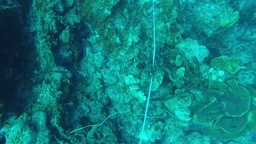
#> input picture img/BUL_T1A_0028.jpg, 256 x 144 px, shrunk from 1920 x 1080 before the run; its folder holds only this picture in this run
$ python main.py --input 0
#> lines starting #> are read from the running program, lines starting #| are printed output that depends on the picture
### util.py
#!/usr/bin/env python3
# -*- coding: utf-8 -*-
"""
Created on Sat Nov 11 12:30:20 2017

@author: alessandra
"""
import os
import glob

SRC_DIR = 'img'
DEST_DIR = 'result'

def get_filenames():
    file_dir = os.path.dirname(os.path.realpath(__file__))
    src_path = os.path.join(file_dir, SRC_DIR)
    img_files = glob.glob(src_path + '/*.jpg')
    filenames = []
    for file in img_files:
        drive, tail = os.path.split(file)
        filenames.append((os.path.join(SRC_DIR, tail),os.path.join(DEST_DIR, tail)))
#> in generate_results, I is the input picture: shape (144, 256, 3); mean B, G, R 123.2, 123.3, 13.5
    return filenames

### BGDehaze.py
#!/usr/bin/env python3
# -*- coding: utf-8 -*-
"""
Created on Thu Nov  9 07:56:52 2017

@author: alessandra
"""

import numpy as np
import math
from guidedfilter import guided_filter
import cv2

def Background_light(normI,w=15):
#> called with w = 15
    M, N, C = normI.shape #M are the rows, N are the columns, C is the bgr channel
#> M = 144; N = 256; C = 3
    padwidth = math.floor(w/2)
    padded = np.pad(normI, ((padwidth, padwidth), (padwidth, padwidth),(0,0)), 'constant')
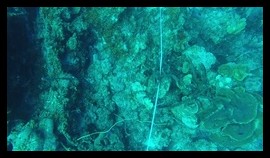
#> padded: shape (158, 270, 3) float64; mean B, G, R 0.417, 0.418, 0.0457
    D = np.zeros((M,N,2))
    for y, x in np.ndindex(M, N):
        D[y,x,0] = np.amax(padded[y : y+w , x : x+w , 2]) - np.amax(padded[y : y+w , x : x+w , 0])
        D[y,x,1] = np.amax(padded[y : y+w , x : x+w , 2]) - np.amax(padded[y : y+w , x : x+w , 1])
    flatD = D.reshape(M*N,2)
#> flatD = 36864 pairs, first value -0.804 to -0.141, second value -0.831 to -0.0745
    flatI = normI.reshape(M*N,3)
    searchidx = flatD.argsort(axis=0)[:1]
#> searchidx = [[35732, 35732]]
    searchidx = searchidx.ravel()
#> searchidx = [35732, 35732]
#> in dehazed_BG, `B = Background_light(normI,w)`: B = [0.729, 0.749, 0]
    return np.average(flatI.take(searchidx, axis=0), axis = 0)

def transmission_map(normI,w=15):
#> called with w = 15
    M, N, C = normI.shape #M are the rows, N are the columns, C is the bgr channel
#> M = 144; N = 256; C = 3
    B = Background_light(normI,w)
#> B = [0.729, 0.749, 0]
    padwidth = math.floor(w/2)
    padded = np.pad(normI/B, ((padwidth, padwidth), (padwidth, padwidth),(0,0)), 'constant')
#> padded: shape (158, 270, 3) float64; 28.8% of the values are NaN or infinite; the others: min 0, max 1.34, mean 0.529
    transmission = np.zeros((M,N,2))
    for y, x in np.ndindex(M, N):
        transmission[y,x,0] = 1 - np.min(padded[y : y+w , x : x+w , 0])
        transmission[y,x,1] = 1 - np.min(padded[y : y+w , x : x+w , 1])
    return transmission

def refined_t(normI,w=15):
    tmin=0.2
    r=40
    eps=1e-3
    t = transmission_map(normI,w)
    refinedt_blue = np.maximum(t[:,:,0], tmin)
    refinedt_green = np.maximum(t[:,:,1], tmin)
    refinedt_blue = guided_filter(normI, refinedt_blue, r, eps)
    refinedt_green = guided_filter(normI, refinedt_green, r, eps)
    return refinedt_blue, refinedt_green

def dehazed_BG(normI,w=15):
    B = Background_light(normI,w)
    refinedt_blue,refinedt_green = refined_t(normI)
    J_blue = (normI[:,:,0] - B[0])/refinedt_blue + B[0]
    normJ_blue = (J_blue - J_blue.min()) / (J_blue.max() - J_blue.min())
    J_green = (normI[:,:,1] - B[1])/refinedt_green + B[1]
    normJ_green = (J_green - J_green.min()) / (J_green.max() - J_green.min())
    return normJ_blue, normJ_green

def RC_correction(normI,w=15):
    normJ_blue,normJ_green = dehazed_BG(normI,w)
    avgRr = 1.5 - np.average(normJ_blue.ravel()) - np.average(normJ_green.ravel())
    compCoeff = avgRr/np.average(normI[:,:,2].ravel())
    Rrec = normI[:,:,2]*compCoeff
    normRrec = (Rrec - Rrec.min()) / (Rrec.max() - Rrec.min())
    restored = np.zeros(np.shape(normI))
    restored[:,:,0] = normJ_blue;
    restored[:,:,1] = normJ_green;
    restored[:,:,2] = normRrec;
    return restored

def adaptiveExp_map(normI,w=15):
    r=40
    eps=1e-3
    restored = RC_correction(normI,w)
    R = (restored*255).astype(np.uint8)
    I = (normI*255).astype(np.uint8)
    YjCrCb = cv2.cvtColor(R, cv2.COLOR_BGR2YCrCb)
    YiCrCb = cv2.cvtColor(I, cv2.COLOR_BGR2YCrCb)
    normYjCrCb = (YjCrCb - YjCrCb.min())/(YjCrCb.max() - YjCrCb.min())
    normYiCrCb = (YiCrCb - YiCrCb.min())/(YiCrCb.max() - YiCrCb.min())
    Yi = normYiCrCb[:,:,0]
    Yj = normYjCrCb[:,:,0]
    S = (Yj*Yi + 0.3*Yi**2)/(Yj**2 + 0.3*Yi**2)
    refinedS = guided_filter(normYiCrCb, S, r, eps)
    M,N = S.shape
    rs = np.zeros((M,N,3))
    rs[:,:,0] = rs[:,:,1] = rs[:,:,2] = refinedS
    OutputExp = restored*rs
    return (OutputExp - OutputExp.min())/(OutputExp.max() - OutputExp.min())

### guidedfilter.py
#!/usr/bin/env python3
# -*- coding: utf-8 -*-
"""
Created on Fri Nov 10 00:24:46 2017

@author: https://github.com/joyeecheung/dark-channel-prior-dehazing
"""

"""Implementation for Guided Image Filtering
Reference:
http://research.microsoft.com/en-us/um/people/kahe/eccv10/
"""

from itertools import combinations_with_replacement
from collections import defaultdict

import numpy as np
from numpy.linalg import inv

R, G, B = 0, 1, 2  # index for convenience


def boxfilter(I, r):
    """Fast box filter implementation.
    Parameters
    ----------
    I:  a single channel/gray image data normalized to [0.0, 1.0]
    r:  window radius
    Return
    -----------
    The filtered image data.
    """
#> called with r = 40
    M, N = I.shape
#> M = 144; N = 256
    dest = np.zeros((M, N))

    # cumulative sum over Y axis
    sumY = np.cumsum(I, axis=0)
#> I: shape (144, 256) float64; every value is 1
    # difference over Y axis
    dest[:r + 1] = sumY[r: 2 * r + 1]
    dest[r + 1:M - r] = sumY[2 * r + 1:] - sumY[:M - 2 * r - 1]
    dest[-r:] = np.tile(sumY[-1], (r, 1)) - sumY[M - 2 * r - 1:M - r - 1]

    # cumulative sum over X axis
    sumX = np.cumsum(dest, axis=1)
    # difference over Y axis
    dest[:, :r + 1] = sumX[:, r:2 * r + 1]
    dest[:, r + 1:N - r] = sumX[:, 2 * r + 1:] - sumX[:, :N - 2 * r - 1]
    dest[:, -r:] = np.tile(sumX[:, -1][:, None], (1, r)) - \
        sumX[:, N - 2 * r - 1:N - r - 1]

    return dest


def guided_filter(I, p, r=40, eps=1e-3):
    """Refine a filter under the guidance of another (RGB) image.
    Parameters
    -----------
    I:   an M * N * 3 RGB image for guidance.
    p:   the M * N filter to be guided
    r:   the radius of the guidance
    eps: epsilon for the guided filter
    Return
    -----------
    The guided filter.
    """
    M, N = p.shape
    base = boxfilter(np.ones((M, N)), r)

    # each channel of I filtered with the mean filter
    means = [boxfilter(I[:, :, i], r) / base for i in range(3)]
#> call 4 of boxfilter, with r = 40
#> in boxfilter (call 4), `sumY = np.cumsum(I, axis=0)`:
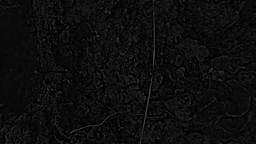
#> I: shape (144, 256) float64; min 0, max 0.325, mean 0.0529
#> means = 3 items
    # p filtered with the mean filter
    mean_p = boxfilter(p, r) / base
    # filter I with p then filter it with the mean filter
    means_IP = [boxfilter(I[:, :, i] * p, r) / base for i in range(3)]
#> in boxfilter (call 8), `sumY = np.cumsum(I, axis=0)`:
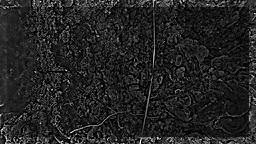
#> I: shape (144, 256) float64; min 0, max 0.231, mean 0.0323; drawn with min black and max white
#> means_IP = 3 items
    # covariance of (I, p) in each local patch
    covIP = [means_IP[i] - means[i] * mean_p for i in range(3)]
#> covIP = 3 items

    # variance of I in each local patch: the matrix Sigma in ECCV10 eq.14
    var = defaultdict(dict)
    for i, j in combinations_with_replacement(range(3), 2):
        var[i][j] = boxfilter(
            I[:, :, i] * I[:, :, j], r) / base - means[i] * means[j]
#> this loop made 6 passes
#> pass 1, in boxfilter (call 9), `sumX = np.cumsum(dest, axis=1)`:
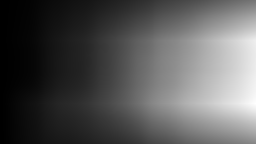
#> sumX: shape (144, 256) float64; min 2.08, max 5465.7, mean 1871.4; drawn with min black and max white
#> after the loop, var = 3 items

    a = np.zeros((M, N, 3))
    for y, x in np.ndindex(M, N):
        #         rr, rg, rb
        # Sigma = rg, gg, gb
        #         rb, gb, bb
        Sigma = np.array([[var[R][R][y, x], var[R][G][y, x], var[R][B][y, x]],
                          [var[R][G][y, x], var[G][G][y, x], var[G][B][y, x]],
                          [var[R][B][y, x], var[G][B][y, x], var[B][B][y, x]]])
        cov = np.array([c[y, x] for c in covIP])
        a[y, x] = np.dot(cov, inv(Sigma + eps * np.eye(3)))  # eq 14
#> this loop made 36864 passes
#> cov on passes 1 to 3: [-0.00479, -0.00563, 5.26e-06], [-0.00507, -0.00612, -3.6e-05], [-0.00523, -0.00642, -7.91e-05]
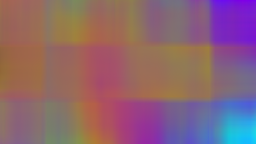
#> a: shape (144, 256, 3) float64; mean of channels 0, 1, 2 -0.0399, -0.159, 0.185; drawn with min black and max white

    # ECCV10 eq.15
    b = mean_p - a[:, :, R] * means[R] - \
        a[:, :, G] * means[G] - a[:, :, B] * means[B]

    # ECCV10 eq.16
    q = (boxfilter(a[:, :, R], r) * I[:, :, R] + boxfilter(a[:, :, G], r) *
         I[:, :, G] + boxfilter(a[:, :, B], r) * I[:, :, B] + boxfilter(b, r)) / base

    return q

### main.py
#!/usr/bin/env python3
# -*- coding: utf-8 -*-
"""
Created on Sat Nov 11 11:31:37 2017

@author: alessandra
"""
import argparse
from functools import partial
import cv2
from util import get_filenames
from BGDehaze import adaptiveExp_map

def generate_results(src, dest, generator):
    print('processing', src + '...')
    I = cv2.imread(src)
    normI = (I - I.min()) / (I.max() - I.min())
    restored = generator(normI)
#> call 2 of guided_filter, with r = 40, eps = 0.001
#> the loop in guided_filter (call 2), `for y, x in np.ndindex(M, N):` made 36864 passes
#> cov on passes 1 to 3: [-0.00453, -0.00566, -0.000122], [-0.00487, -0.00627, -0.000173], [-0.00511, -0.00671, -0.000229]
#> after the loop in guided_filter (call 2), `for y, x in np.ndindex(M, N):`:
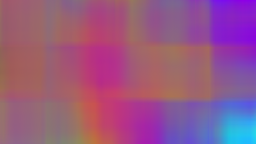
#> a: shape (144, 256, 3) float64; mean of channels 0, 1, 2 0.0715, -0.32, 0.224; drawn with min black and max white
#> in boxfilter (call 34), `sumY = np.cumsum(I, axis=0)`:
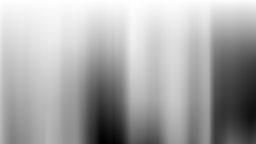
#> sumY: shape (144, 256) float64; min -77.18, max -0.0579, mean -26.05; drawn with min black and max white
#> in RC_correction, `avgRr = 1.5 - np.average(normJ_blue.ravel()) - np.average(normJ_green...`: avgRr = 0.812
#> in RC_correction, `compCoeff = avgRr/np.average(normI[:,:,2].ravel())`: compCoeff = 15.35
    cv2.imwrite(dest, restored*255)
    print('saved', dest)

def main():
    filenames = get_filenames()
    parser = argparse.ArgumentParser(description = 'Underwater Image Restoration by Blue-Green Channels Dehazing and Red Channel Correction')
    parser.add_argument("-i", "--input", type=int,
                        choices=range(len(filenames)),
                        help="index for single input image: {} corresponds to indexes {}".format(filenames[0][0],list(range(len(filenames)))))
    parser.add_argument("-w", "--window", type=int, default=15,
                        help="window size of dark channel")
    args = parser.parse_args()

    src,dest = filenames[args.input]
    generate_results(src, dest, partial(adaptiveExp_map, w=args.window))

if __name__ == '__main__':
    main()

$ run again, on img/BUL_T1A_0209.jpg
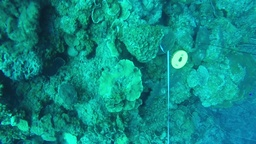
#> input picture img/BUL_T1A_0209.jpg, 256 x 144 px, shrunk from 1920 x 1080 before the run
#> in generate_results, I is the input picture: shape (144, 256, 3); mean B, G, R 132.5, 139.1, 14.4
#> flatD = 36864 pairs, first value -0.722 to -0.212, second value -0.847 to -0.196
#> in Background_light, `searchidx = flatD.argsort(axis=0)[:1]`: searchidx = [[23763, 33346]]
#> in Background_light, `searchidx = searchidx.ravel()`: searchidx = [23763, 33346]
#> in dehazed_BG, `B = Background_light(normI,w)`: B = [0.631, 0.698, 0.0627]
#> I: shape (144, 256) float64; every value is 1
#> means = 3 items
#> in boxfilter (call 8), `sumY = np.cumsum(I, axis=0)`:
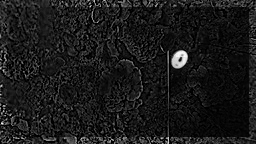
#> I: shape (144, 256) float64; min 0, max 0.297, mean 0.0309; drawn with min black and max white
#> the loop in guided_filter, `for y, x in np.ndindex(M, N):` made 36864 passes
#> cov on passes 1 to 3: [-0.00626, -0.00941, -0.000359], [-0.00622, -0.00935, -0.000357], [-0.00617, -0.00927, -0.000343]
#> the loop in guided_filter (call 2), `for y, x in np.ndindex(M, N):` made 36864 passes
#> cov on passes 1 to 3: [-0.00604, -0.00913, -0.000319], [-0.00609, -0.00918, -0.000325], [-0.00613, -0.00921, -0.00032]
#> in boxfilter (call 34), `sumY = np.cumsum(I, axis=0)`:
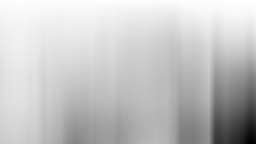
#> sumY: shape (144, 256) float64; min -169.1, max -0.124, mean -38.14; drawn with min black and max white
#> avgRr = 0.876
#> compCoeff = 15.54

$ run again, on img/PIS_T1A_259.jpg
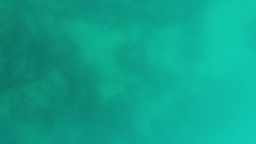
#> input picture img/PIS_T1A_259.jpg, 256 x 144 px, shrunk from 1920 x 1080 before the run
#> in generate_results, I is the input picture: shape (144, 256, 3); mean B, G, R 140.4, 163.4, 13.8
#> flatD = 36864 pairs, first value -0.827 to -0.462, second value -0.944 to -0.543
#> in Background_light, `searchidx = flatD.argsort(axis=0)[:1]`: searchidx = [[36863, 36863]]
#> in Background_light, `searchidx = searchidx.ravel()`: searchidx = [36863, 36863]
#> in dehazed_BG, `B = Background_light(normI,w)`: B = [0.878, 0.995, 0.0508]
#> I: shape (144, 256) float64; every value is 1
#> means = 3 items
#> in boxfilter (call 8), `sumY = np.cumsum(I, axis=0)`:
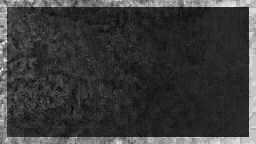
#> I: shape (144, 256) float64; min 0, max 0.066, mean 0.015; drawn with min black and max white
#> the loop in guided_filter, `for y, x in np.ndindex(M, N):` made 36864 passes
#> cov on passes 1 to 3: [0.000102, 0.00127, 0.000208], [7.25e-05, 0.00121, 0.000218], [4.34e-05, 0.00115, 0.000233]
#> the loop in guided_filter (call 2), `for y, x in np.ndindex(M, N):` made 36864 passes
#> cov on passes 1 to 3: [7.03e-05, 0.00126, 0.000219], [3.63e-05, 0.0012, 0.000229], [3.46e-06, 0.00113, 0.000245]
#> in boxfilter (call 33), `sumY = np.cumsum(I, axis=0)`:
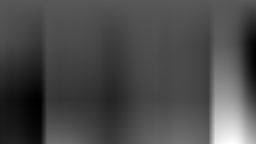
#> sumY: shape (144, 256) float64; min -70.41, max 130.8, mean -11.5; drawn with min black and max white
#> avgRr = 0.708
#> compCoeff = 17.94
